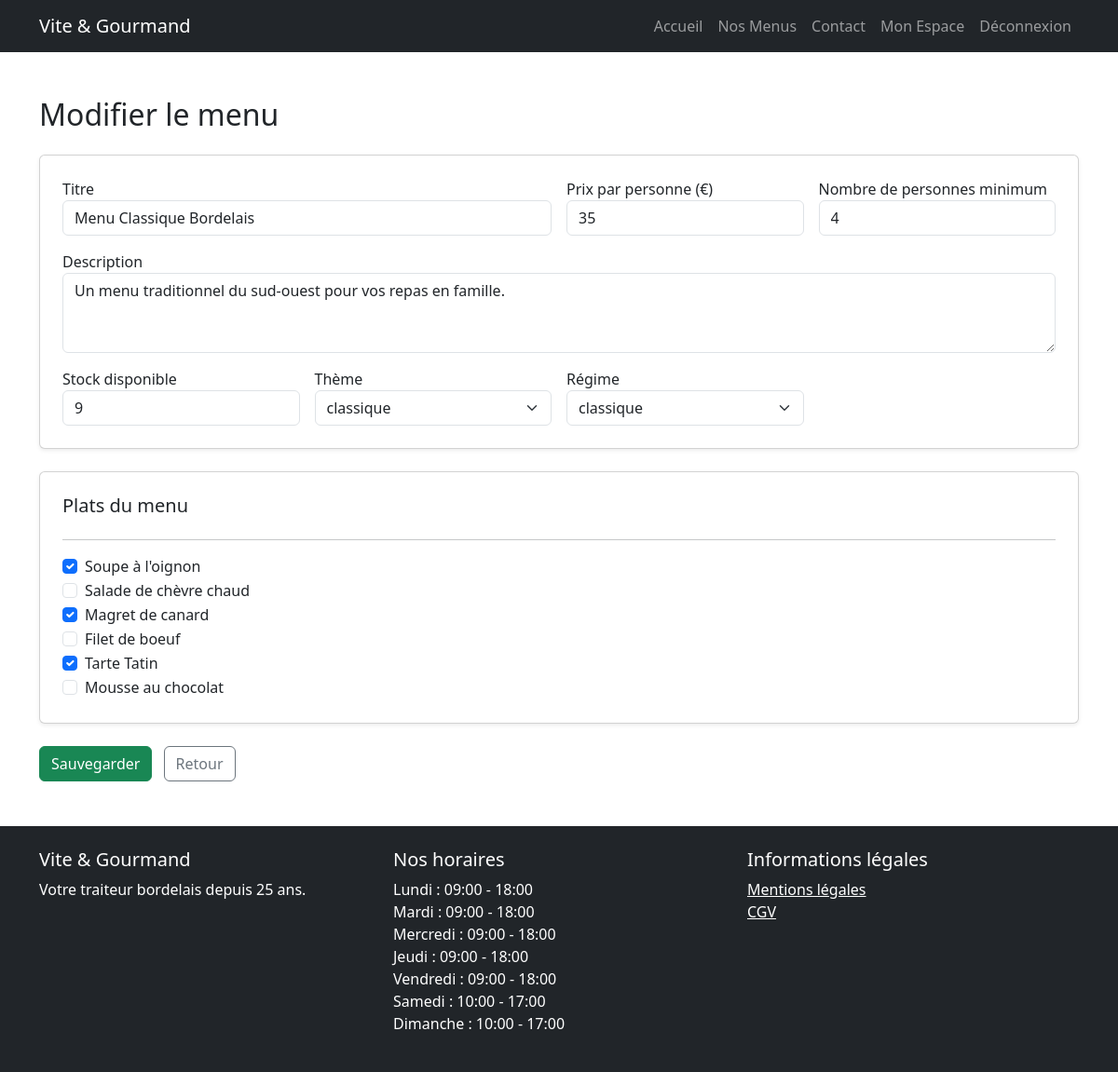
Screenshot of /pages/edit-menu.php?id=5 (signed in) with the database file from the repository.
### tables this page shows
CREATE TABLE `menu` (
  `menu_id` int(11) NOT NULL,
  `titre` varchar(50) NOT NULL,
  `nombre_personne_minimum` int(11) NOT NULL,
  `prix_par_personne` double NOT NULL,
  `description` varchar(255) DEFAULT NULL,
  `quantite_restante` int(11) NOT NULL,
  `regime_id` int(11) NOT NULL,
  `theme_id` int(11) NOT NULL
);

CREATE TABLE `theme` (
  `theme_id` int(11) NOT NULL,
  `libelle` varchar(50) NOT NULL
);

CREATE TABLE `regime` (
  `regime_id` int(11) NOT NULL,
  `libelle` varchar(50) NOT NULL
);

CREATE TABLE `plat` (
  `plat_id` int(11) NOT NULL,
  `titre_plat` varchar(50) NOT NULL,
  `photo` blob DEFAULT NULL
);

CREATE TABLE `horaire` (
  `horaire_id` int(11) NOT NULL,
  `jour` varchar(50) NOT NULL,
  `heure_ouverture` varchar(50) DEFAULT NULL,
  `heure_fermeture` varchar(50) DEFAULT NULL
);

### pages/edit-menu.php (the view, shortened to what this page needs)
<?php
require_once '../config/db.php';
require_once '../includes/header.php';
require_once '../includes/nav.php';
$id = $_GET['id'] ?? null;
$stmt = $pdo->prepare("SELECT * FROM menu WHERE menu_id = ?");
$stmt->execute([$id]);
$menu = $stmt->fetch();
$themes = $pdo->query("SELECT * FROM theme")->fetchAll();
$regimes = $pdo->query("SELECT * FROM regime")->fetchAll();
$plats = $pdo->query("SELECT * FROM plat")->fetchAll();
$stmt = $pdo->prepare("SELECT plat_id FROM menu_plat WHERE menu_id = ?");
$stmt->execute([$id]);
$platsMenu = array_column($stmt->fetchAll(), 'plat_id');
?>
<main class="container mt-5">
    <h2 class="mb-4">Modifier le menu</h2>
    <form action="/vite-gourmand/actions/edit-menu.action.php" method="POST">
        <div class="card shadow-sm p-4 mb-4">
            <div class="row g-3">
                <div class="col-md-6">
                    <label>Titre</label>
                    <input type="text" name="titre" class="form-control" value="<?= htmlspecialchars($menu['titre']) ?>" required>
                </div>
                <div class="col-md-3">
                    <label>Prix par personne (€)</label>
                    <input type="number" step="0.01" name="prix_par_personne" class="form-control" value="<?= $menu['prix_par_personne'] ?>" required>
                </div>
                <div class="col-md-3">
                    <label>Nombre de personnes minimum</label>
                    <input type="number" name="nombre_personne_minimum" class="form-control" value="<?= $menu['nombre_personne_minimum'] ?>" required>
                </div>
                <div class="col-md-12">
                    <label>Description</label>
                    <textarea name="description" class="form-control" rows="3" required><?= htmlspecialchars($menu['description']) ?></textarea>
                </div>
                <div class="col-md-3">
                    <label>Stock disponible</label>
                    <input type="number" name="quantite_restante" class="form-control" value="<?= $menu['quantite_restante'] ?>" required>
                </div>
                <div class="col-md-3">
                    <label>Thème</label>
                    <select name="theme_id" class="form-select" required>
                        <?php foreach($themes as $t): ?>
                            <option value="<?= $t['theme_id'] ?>" <?= $menu['theme_id'] == $t['theme_id'] ? 'selected' : '' ?>><?= htmlspecialchars($t['libelle']) ?></option>
                        <?php endforeach; ?>
                    </select>
                </div>
                <div class="col-md-3">
                    <label>Régime</label>
                    <select name="regime_id" class="form-select" required>
                        <?php foreach($regimes as $r): ?>
                            <option value="<?= $r['regime_id'] ?>" <?= $menu['regime_id'] == $r['regime_id'] ? 'selected' : '' ?>><?= htmlspecialchars($r['libelle']) ?></option>
                        <?php endforeach; ?>
                    </select>
                </div>
            </div>
        </div>
        <div class="card shadow-sm p-4 mb-4">
            <h5>Plats du menu</h5>
            <hr>
            <?php foreach($plats as $p): ?>
                <div class="form-check">
                    <input class="form-check-input" type="checkbox" name="plats[]" value="<?= $p['plat_id'] ?>" <?= in_array($p['plat_id'], $platsMenu) ? 'checked' : '' ?>>
                    <label class="form-check-label"><?= htmlspecialchars($p['titre_plat']) ?></label>
                </div>
            <?php endforeach; ?>
        </div>
        <button type="submit" class="btn btn-success">Sauvegarder</button>
        <a href="/vite-gourmand/espaces/admin/dashboard.php" class="btn btn-outline-secondary ms-2">Retour</a>
    </form>
</main>
<?php require_once '../includes/footer.php'; ?>

### includes/footer.php (shortened to what this page needs)
<?php
require_once __DIR__ . '/../config/db.php';
$stmt = $pdo->query("SELECT * FROM horaire ORDER BY horaire_id ASC");
$horaires = $stmt->fetchAll();
?>
<footer class="bg-dark text-white mt-5 py-4">
    <div class="container">
        <div class="row">
            <div class="col-md-4">
                <h5>Vite & Gourmand</h5>
                <p>Votre traiteur bordelais depuis 25 ans.</p>
            </div>
            <div class="col-md-4">
                <h5>Nos horaires</h5>
                <ul class="list-unstyled">
                    <?php foreach($horaires as $h): ?>
                        <li><?= $h['jour'] ?> : <?= $h['heure_ouverture'] ?> - <?= $h['heure_fermeture'] ?></li>
                    <?php endforeach; ?>
                </ul>
            </div>
            <div class="col-md-4">
                <h5>Informations légales</h5>
                <ul class="list-unstyled">
                    <li><a href="/vite-gourmand/pages/mentions-legales.php" class="text-white">Mentions légales</a></li>
                    <li><a href="/vite-gourmand/pages/cgv.php" class="text-white">CGV</a></li>
                </ul>
            </div>
        </div>
    </div>
</footer>
</body>
</html>

### rows the page displays
menu: titre "Menu Classique Bordelais", prix_par_personne "35", nombre_personne_minimum "4", description "Un menu traditionnel du sud-ouest pour vos repas en famille.", quantite_restante "9", theme_id "classique", regime_id "classique"
plat: plat_id "☑", titre_plat "Soupe à l'oignon"
plat: titre_plat "Salade de chèvre chaud"
plat: plat_id "☑", titre_plat "Magret de canard"
plat: titre_plat "Filet de boeuf"
plat: plat_id "☑", titre_plat "Tarte Tatin"
plat: titre_plat "Mousse au chocolat"
horaire: jour "Lundi", heure_ouverture "09:00", heure_fermeture "18:00"
horaire: jour "Mardi", heure_ouverture "09:00", heure_fermeture "18:00"
horaire: jour "Mercredi", heure_ouverture "09:00", heure_fermeture "18:00"
horaire: jour "Jeudi", heure_ouverture "09:00", heure_fermeture "18:00"
horaire: jour "Vendredi", heure_ouverture "09:00", heure_fermeture "18:00"
horaire: jour "Samedi", heure_ouverture "10:00", heure_fermeture "17:00"
horaire: jour "Dimanche", heure_ouverture "10:00", heure_fermeture "17:00"
